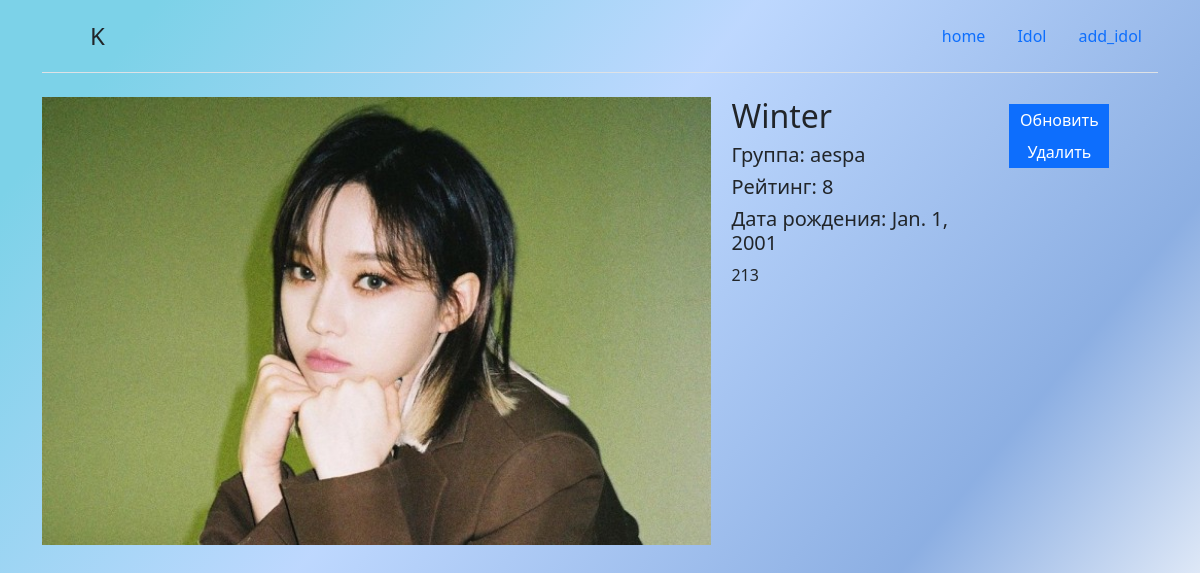
/kpop/6, run on the app's committed database.
### kpop/models.py (models this page shows)
class Kpop(models.Model):
    name = models.CharField(max_length=100)
    group = models.CharField(max_length=100)
    image = models.ImageField(upload_to='')
    description = models.TextField()
    date_birth = models.DateField()
    rating = models.ForeignKey('Rating', on_delete=models.CASCADE, )

class Rating(models.Model):
    RATING_IDOL = [
        ('1', '1'),
        ('2', '2'),
        ('3', '3'),
        ('4', '4'),
        ('5', '5'),
        ('6', '6'),
        ('7', '7'),
        ('8', '8'),
        ('9', '9'),
        ('10', '10'),
    ]
    rating = models.CharField(max_length=2, choices=RATING_IDOL)

### kpop/views.py (the view)
# urls.py: path('kpop/<int:id>', views.idol, name="idol"),
def idol(request, id):
    idol = get_object_or_404(models.Kpop, id = id)
    return render(request, 'kpop/idol.html', {'idol': idol})

### templates/kpop/idol.html (shortened to what this page needs)
{% extends 'kpop/index.html' %}
{% block content %}
    <div class="content">
        <img src="{{ idol.image.url }}" alt="">
        <div class="content__d">
            <h2>{{ idol.name }}</h2>
            <h5>Группа: {{ idol.group }} </h5>
            <h5>Рейтинг: {{ idol.rating.rating }}</h5>
            <h5>Дата рождения: {{ idol.date_birth }} </h5>
            <p>{{ idol.description }}</p>
        </div>
        <div class="s">
        <div class="btn">
            <button type="button" class="update_btn"><a href="/kpop/{{ idol.id }}/update/">Обновить</a></button>
            <button type="button" class="update_btn"><a href="/kpop/{{ idol.id }}/delete/">Удалить</a></button>
        </div>
    </div>
    </div>
{% endblock %}

### templates/kpop/index.html (style rules this page uses)
body { background: linear-gradient(128.99deg, #7CD2E8 8.62%, rgba(13, 110, 253, 0.27) 41.05%, rgba(86, 137, 213, 0.677083) 73.75%, rgba(255, 255, 255, 0.73) 96.69%); }

### templates/kpop/idol.html (style rules this page uses)
.content { display: flex; justify-content: start; }
.content img { width: 70%; }
.content__d { margin-left: 20px; }
body { min-height: 100vh; }
.update_btn { width: 100px; background-color: #0d6efd; transition: all 0.5s; border: 3px solid transparent; }
.update_btn a { transition: all 0.5s; text-decoration: none; color: #fff; }

### data on the page
Kpop: image (picture), name "Winter", group "aespa", rating.rating "8", date_birth "Jan. 1, 2001", description "213"
